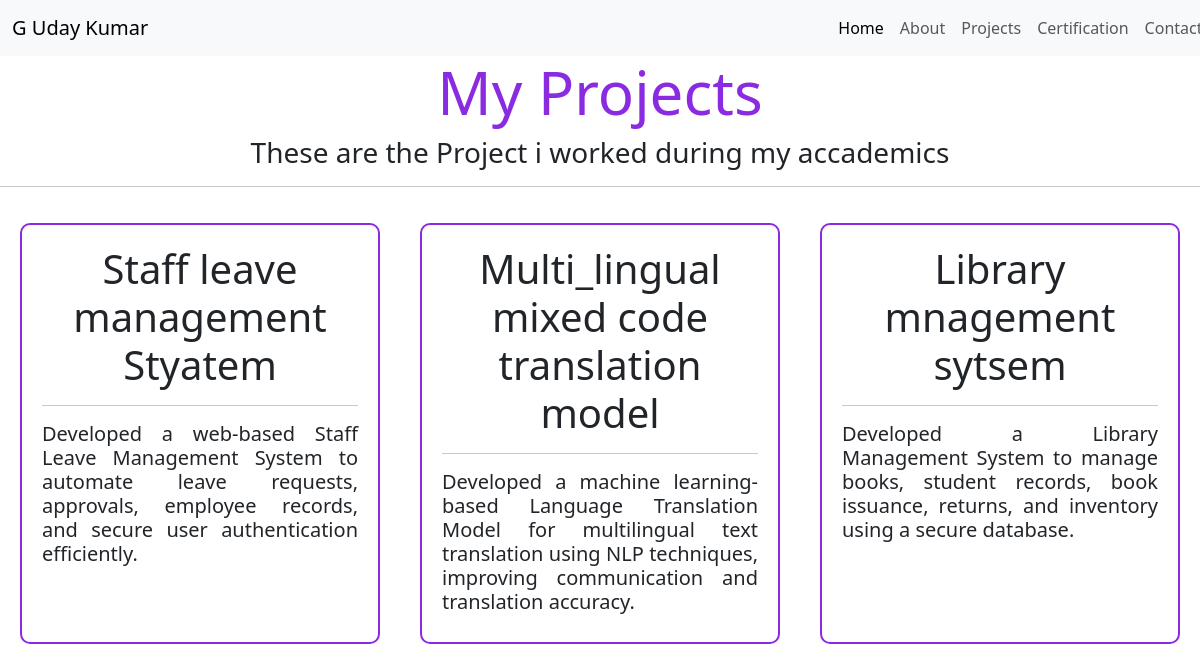
The app's page /project/ with its own data.
### myapp/models.py (models this page shows, shortened)
class Projects(models.Model):
    Project_name=models.CharField(max_length=200)
    discription=models.CharField(max_length=200)

### myapp/views.py (the view)
# urls.py: path('project/',views.project,name='project'),
def project(request):
    p=Projects.objects.all()
    ctx={'proj':p}
    return render(request,'projects.html',ctx)

### templates/projects.html (shortened to what this page needs)
{% extends 'base.html' %}
{% block content %}
<center>
    <div >
        <h1 style="color: blueviolet;font-size: 60px;">My Projects</h1>
        <h3>These are the Project i worked during my accademics</h3>
    </div>
    <hr>
        <div style="display: flex;" >
            {% for i in proj %}
            <div style="border: 2px solid blueviolet; padding: 20px; width: 30%;border-radius: 10px; margin: 20px;">
                <h1>{{i.Project_name}}</h1><hr>
                <h5 style="text-align: justify;">{{i.discription}}</h5>
            </div>
            {% empty %}
    <h2 style="color:red; text-align:center;">
        No Projects Available
    </h2>
            {% endfor %}
        </div>
</center>
{% endblock%}

### records on screen
Projects: Project_name "Staff leave management Styatem", discription "Developed a web-based Staff Leave Management System to automate leave requests, approvals, employee records, and secure user authentication efficiently."
Projects: Project_name "Multi_lingual mixed code translation model", discription "Developed a machine learning-based Language Translation Model for multilingual text translation using NLP techniques, improving communication and translation accuracy."
Projects: Project_name "Library mnagement sytsem", discription "Developed a Library Management System to manage books, student records, book issuance, returns, and inventory using a secure database."
